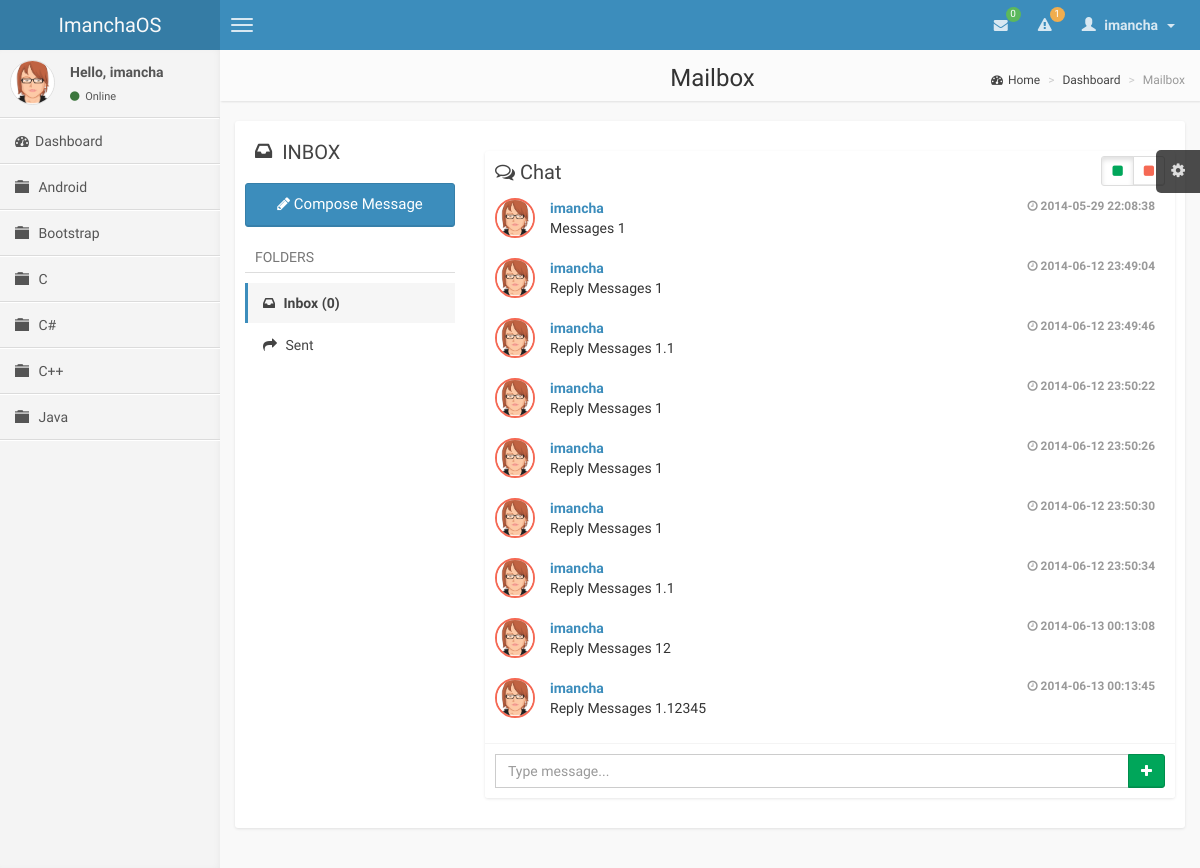
Page /messages.php?mid=7 (signed in) on the committed database.
### tables this page shows
CREATE TABLE IF NOT EXISTS `category` (
  `id_category` int(11) NOT NULL AUTO_INCREMENT,
  `name_category` varchar(30) NOT NULL,
  `description` varchar(50) NOT NULL,
  PRIMARY KEY (`id_category`)
);

CREATE TABLE IF NOT EXISTS `message` (
  `id_message` int(11) NOT NULL AUTO_INCREMENT,
  `user_message` varchar(20) NOT NULL,
  `content_message` text NOT NULL,
  `receiver_message` varchar(20) NOT NULL,
  `date_message` datetime NOT NULL,
  `status_message` enum('sent','read') NOT NULL DEFAULT 'sent',
  `user_deleted` enum('Y','N') NOT NULL DEFAULT 'N',
  `receiver_deleted` enum('Y','N') NOT NULL DEFAULT 'N',
  PRIMARY KEY (`id_message`),
  KEY `user_message` (`user_message`),
  KEY `receiver_message` (`receiver_message`)
);

### messages.php (the view, shortened to what this page needs)
<?php include_once('function.inc');
	if(isset($_SESSION['id'])){
		$action = (int) $_GET['action'];
		$sql = "SELECT * FROM message WHERE receiver_message='".$_SESSION['username']."' AND status_message='sent'";
		$res = mysql_query($sql) or die(mysql_error());
		$num = mysql_num_rows($res);
		switch($action){
			case 0 :
			case 1 :
				$case = "INBOX";
				$inbox = "class='active'";
				$mid = $_GET['mid'];
				if(is_numeric($mid) && $mid > 0){
					$sql = "SELECT user_message FROM message WHERE receiver_message='".$_SESSION['username']."' AND id_message='$mid' LIMIT 1";
					$res = mysql_query($sql) or die(mysql_error());
					$row = mysql_fetch_array($res);
					$to = $row['0'];
					$sql = "SELECT * FROM message WHERE user_message='".$row['0']."' AND receiver_message='".$_SESSION['username']."' AND receiver_deleted='N' ORDER BY date_message ASC";
					$res = mysql_query($sql) or die(mysql_error());
					if(mysql_num_rows($res) > 0){
						$message = '<div class="box box-solid">
													<div class="box-header">
														<h3 class="box-title"><i class="fa fa-comments-o"></i> Chat</h3>
														<div class="box-tools pull-right" data-toggle="tooltip" title="Status">
															<div class="btn-group" data-toggle="btn-toggle" >
																<button type="button" class="btn btn-default btn-sm active"><i class="fa fa-square text-green"></i></button>
																<button type="button" class="btn btn-default btn-sm"><i class="fa fa-square text-red"></i></button>
															</div>
														</div>
													</div>
													<div class="box-body chat" id="chat-box">';
						while($row = mysql_fetch_assoc($res)){
							$sql0 = "SELECT id FROM user WHERE username='".$row['user_message']."' LIMIT 1";
							$res0 = mysql_query($sql0) or die(mysql_error());
							$row0 = mysql_fetch_array($res0);
							$message .= '<div class="item" id='.$row['id_message'].'>
														<img src="img/avatar3.png" alt="user image" class="offline"/>
														<p class="message">
															<a href="profile.php?user='.$row0['0'].'" class="name">
																<small class="text-muted pull-right"><i class="fa fa-clock-o"></i> '.$row['date_message'].'</small>
																'.$row['user_message'].'
															</a>
															'.$row['content_message'].'
														</p>
													</div>';
						}
						$message .= '</div>';
						$message .= '<div class="box-footer">
													<form action="" method="POST">
														<div class="input-group">
															<input name="name" value='.$to.' type="hidden">
															<input name="content" type="text" class="form-control" placeholder="Type message...">
															<div class="input-group-btn">
																<button class="btn btn-success" name="chat" type="submit"><i class="fa fa-plus"></i></button>
															</div>
														</div>
													</form>
												</div>';
						$message .= '</div>';
					}else{
						$errno = TRUE;
						break;
					}
				}
				break;
		}
	}else{
		$error = TRUE;
	}
  $title        = "Mailbox";
?>
<!DOCTYPE html>
<html>
  <head>
	<link href="css/bootstrap.min.css" rel="stylesheet" type="text/css" />
	<link href="css/font-awesome.min.css" rel="stylesheet" type="text/css" />
	<link href="css/ionicons.min.css" rel="stylesheet" type="text/css" />
  <link href="css/datatables/dataTables.bootstrap.css" rel="stylesheet" type="text/css" />
  <link href="css/bootstrap-wysihtml5/bootstrap3-wysihtml5.min.css" rel="stylesheet" type="text/css" />
  <link href="css/iCheck/minimal/blue.css" rel="stylesheet" type="text/css" />
	<link href="css/imancha.css" rel="stylesheet" type="text/css" />
  </head>
  <body class="skin-blue">
    <header class="header"><?php navigation(); ?></header>
    <div class="wrapper row-offcanvas row-offcanvas-left">
      <aside class="left-side sidebar-offcanvas"><?php sidebar(); ?></aside>
      <aside class="right-side">
        <section class="content-header">
          <?php echo '<h1 class="text-center">'.$title.'</h1>'; ?>
          <ol class="breadcrumb">
            <li><a href="index.php"><i class="fa fa-dashboard"></i>Home</a></li>
            <li><a href="dashboard.php">Dashboard</a></li>
            <li class="active"><?php echo $title ?></a></li>
          </ol>
        </section>
        <section class="content">
          <div class="mailbox row">
            <div class="col-xs-12">
              <div class="box box-solid">
                <div class="box-body">
                  <div class="row">
                    <div class="col-md-3 col-sm-4">
                      <div class="box-header">
                        <i class="fa fa-inbox"></i>
                        <h3 class="box-title"><?php echo $case; ?></h3>
                      </div>
                      <button class="btn btn-block btn-primary" onclick="window.location='messages.php?action=5'"><i class="fa fa-pencil"></i> Compose Message</button>
                      <div style="margin-top: 15px;">
                        <ul class="nav nav-pills nav-stacked">
                          <li class="header">Folders</li>
                          <li <?php echo $inbox; ?>><a href="messages.php?action=1"><i class="fa fa-inbox"></i> Inbox (<?php echo $num; ?>)</a></li>
                          <li <?php echo $sent; ?>><a href="messages.php?action=2"><i class="fa fa-mail-forward"></i> Sent</a></li>
                        </ul>
                      </div>
                    </div>
                    <div class="col-md-9 col-sm-8">
                      <div class="row pad">
											</div>
											<div class="table-responsive">
											<?php echo $message; ?>
											</div>
										</div>
									</div>
								</div>
							</div>
						</div>
					</div>
        </section>
      </aside>
    </div>
  </body>
</html>

### function.inc (shortened to what this page needs)
<?php session_start();
	function usermenu(){
		$sql = "SELECT * FROM message WHERE receiver_message='".$_SESSION['username']."' AND status_message='sent' ORDER BY date_message DESC";
		$res = mysql_query($sql) or die(mysql_error());
		$num = mysql_num_rows($res);
		if($num > 0){
			$message = '<li><ul class="menu">';
			while($row = mysql_fetch_assoc($res)){
				$id = $row['id_message'];
				$user = $row['user_message'];
				$content = $row['content_message'];
				$date = $row['date_message'];
				if(strlen($content) > 30){
					$content = substr($content,0,30) . "...";
				}
				$message .= '<li>
											<a href="messages.php?mid='.$id.'#'.$id.'">
												<div class="pull-left"><img src="img/avatar3.png" class="img-circle" alt="User Image"/></div>
												<h4>'.$user.' &nbsp;<span><small><i class="fa fa-clock-o"></i> '.$date.'</small></span></h4>
												<p>'.$content.'</p>
											</a>
										</li>';
			}
			$message .= '</ul></li>';
		}else{
			$message = '';
		}
		$sql = "SELECT * FROM notification WHERE id_user='".$_SESSION['id']."' AND status_notification='sent' ORDER BY date_notification DESC";
		$res = mysql_query($sql) or die(mysql_error());
		$mun = mysql_num_rows($res);
		if($mun > 0){
			$notification = '<li><ul class="menu">';
			while($row = mysql_fetch_array($res)){
				$notification .= '<li>
														<a href="notification.php?nid='.$row['id_notification'].'">
															<i class="fa fa-warning info"></i> <b>'.$row['user_notification'].'</b> &nbsp;'.$row['content_notification'].'
														</a>
													</li>';
			}
			$notification .= '</ul></li>';
		}else{
			$notification = '';
		}
		echo '<li class="dropdown messages-menu">
						<a href="#" class="dropdown-toggle" data-toggle="dropdown">
							<i class="fa fa-envelope"></i>
							<span class="label label-success">'.$num.'</span>
						</a>
						<ul class="dropdown-menu">
              <li class="header">You have '.$num.' messages</li>
              '.$message.'
              <li class="footer"><a href="messages.php">See All Messages</a></li>
            </ul>
          </li>
          <li class="dropdown notifications-menu">
            <a href="#" class="dropdown-toggle" data-toggle="dropdown">
              <i class="fa fa-warning"></i>
              <span class="label label-warning">'.$mun.'</span>
            </a>
            <ul class="dropdown-menu">
              <li class="header">You have '.$mun.' notifications</li>
              '.$notification.'
              <li class="footer"><a href="notification.php">View all</a></li>
            </ul>
          </li>
          <li class="dropdown user user-menu">
            <a href="#" class="dropdown-toggle" data-toggle="dropdown">
              <i class="glyphicon glyphicon-user"></i>
              <span>'.$_SESSION['username'].' &nbsp;<i class="caret"></i></span>
            </a>
            <ul class="dropdown-menu">
              <li class="user-header bg-light-blue">
                <img src="img/avatar3.png" class="img-circle" alt="User Image" />
                <p>'.$_SESSION['name'].'<small>Member since &nbsp;'.tanggal($_SESSION['date']).'</small></p>
              </li>
              <li class="user-body">
								<div class="col-xs-12 text-center"><a href="lockscreen.php">Lockscreen</a></div>
              </li>
              <li class="user-footer">
                <div class="pull-left"><a href="profile.php" class="btn btn-default btn-flat">Profile</a></div>
                <div class="pull-right"><a href="logout.php" class="btn btn-default btn-flat">Sign out</a></div>
              </li>
            </ul>
          </li>';
	}
	function topmenu(){
		if(isset($_SESSION['id'])){
			usermenu();
		}else{
			guestmenu();
		}
	}
	function navigation(){
		echo '<a href="index.php" class="logo">ImanchaOS</a>
          <nav class="navbar navbar-static-top" role="navigation">
            <a href="#" class="navbar-btn sidebar-toggle" data-toggle="offcanvas" role="button" title="Toggle Navigation">
              <span class="sr-only">Toggle navigation</span>
              <span class="icon-bar"></span>
              <span class="icon-bar"></span>
              <span class="icon-bar"></span>
            </a>
            <div class="navbar-right">
              <ul class="nav navbar-nav">';
                topmenu();
    echo '		</ul>
            </div>
          </nav>';
	}
	function sidebar(){
		if(isset($_SESSION['id'])){
			$message = "<p>Hello, ".$_SESSION['username']."</p>";
			$dashboard = "<li><a href='dashboard.php'><i class='fa fa-dashboard'></i><span>Dashboard</span></a></li>";
		}else{
			$message = "<p>Hello, Guest</p>";
			$dashboard = "";
		}
		echo '<section class="sidebar">
            <div class="user-panel">
                <div class="pull-left image">
                    <img src="img/avatar3.png" class="img-circle" alt="User Image" />
                </div>
                <div class="pull-left info">
									'.$message.'
									<a href="#"><i class="fa fa-circle text-success"></i> Online</a>
                </div>
            	</div>
            <ul class="sidebar-menu">'.$dashboard.'';
							$sql = "SELECT * FROM category ORDER BY name_category ASC";
							$res = mysql_query($sql) or die(mysql_error());
							if(mysql_num_rows($res) > 0){
								while($row = mysql_fetch_assoc($res)){
									$id = $row['id_category'];
									$name = $row['name_category'];
									if(isset($_GET['cid']) && ($_GET['cid'] == $id)){
										$active = "active";
										$icon = "glyphicon-folder-open";
									}else{
										$active = "";
										$icon = "glyphicon-folder-close";
									}
									echo '<li class='.$active.'>
													<a href="category.php?cid='.$id.'&title='.$name.'">
														<i class="glyphicon '.$icon.'"></i>
														<span>'.$name.'</span>
													</a>
												</li>';
								}
							}
    echo '	</ul>
      		</section>';
	}
	function tanggal($date){
		$Bulan = array("January", "February", "March", "April", "May", "June", "July", "August", "September", "October", "November", "December");
		$tahun = substr($date, 0, 4);
		$bulan = substr($date, 5, 2);
		$tgl   = substr($date, 8, 2);
		$result = $tgl . " " . $Bulan[(int)$bulan-1] . " ". $tahun;
		return($result);
	}
?>

### rows in the picture
category: name_category "Android"
category: name_category "Bootstrap"
category: name_category "C"
category: name_category "C#"
category: name_category "C++"
category: name_category "Java"
message: date_message "2014-05-29 22:08:38", user_message "imancha", content_message "Messages 1"
message: date_message "2014-06-12 23:49:04", user_message "imancha", content_message "Reply Messages 1"
message: date_message "2014-06-12 23:49:46", user_message "imancha", content_message "Reply Messages 1.1"
message: date_message "2014-06-12 23:50:22", user_message "imancha", content_message "Reply Messages 1"
message: date_message "2014-06-12 23:50:26", user_message "imancha", content_message "Reply Messages 1"
message: date_message "2014-06-12 23:50:30", user_message "imancha", content_message "Reply Messages 1"
message: date_message "2014-06-12 23:50:34", user_message "imancha", content_message "Reply Messages 1.1"
message: date_message "2014-06-13 00:13:08", user_message "imancha", content_message "Reply Messages 12"
message: date_message "2014-06-13 00:13:45", user_message "imancha", content_message "Reply Messages 1.12345"

### other values in the picture
$num "0"
$mun "1"
$_SESSION['username'] "imancha"
$title "Mailbox"
$case "INBOX"
